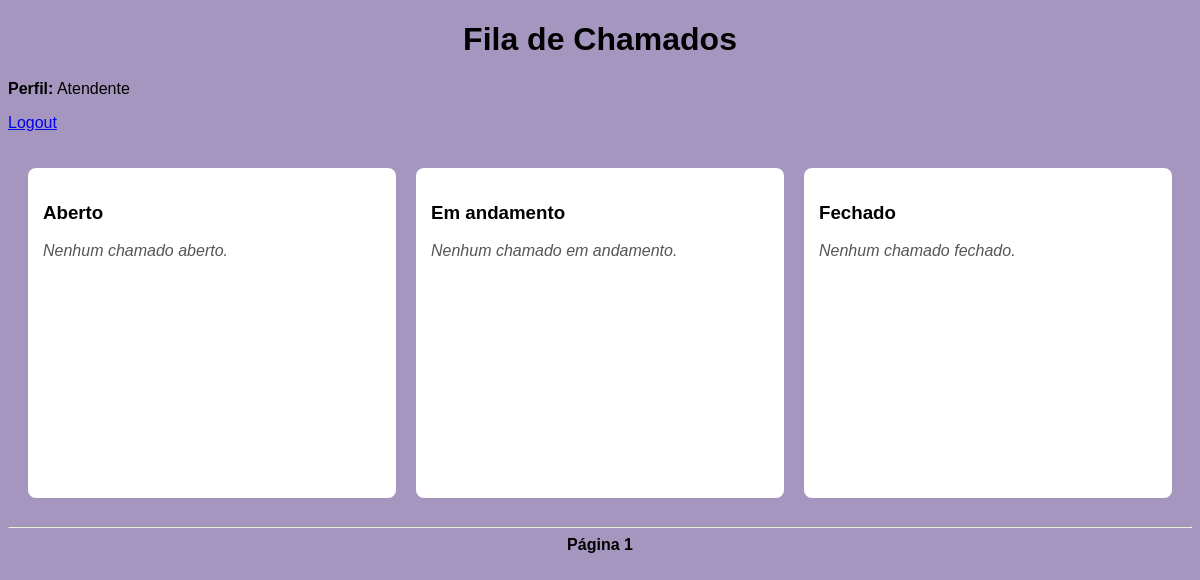
The app's page /fila (signed in), older data.
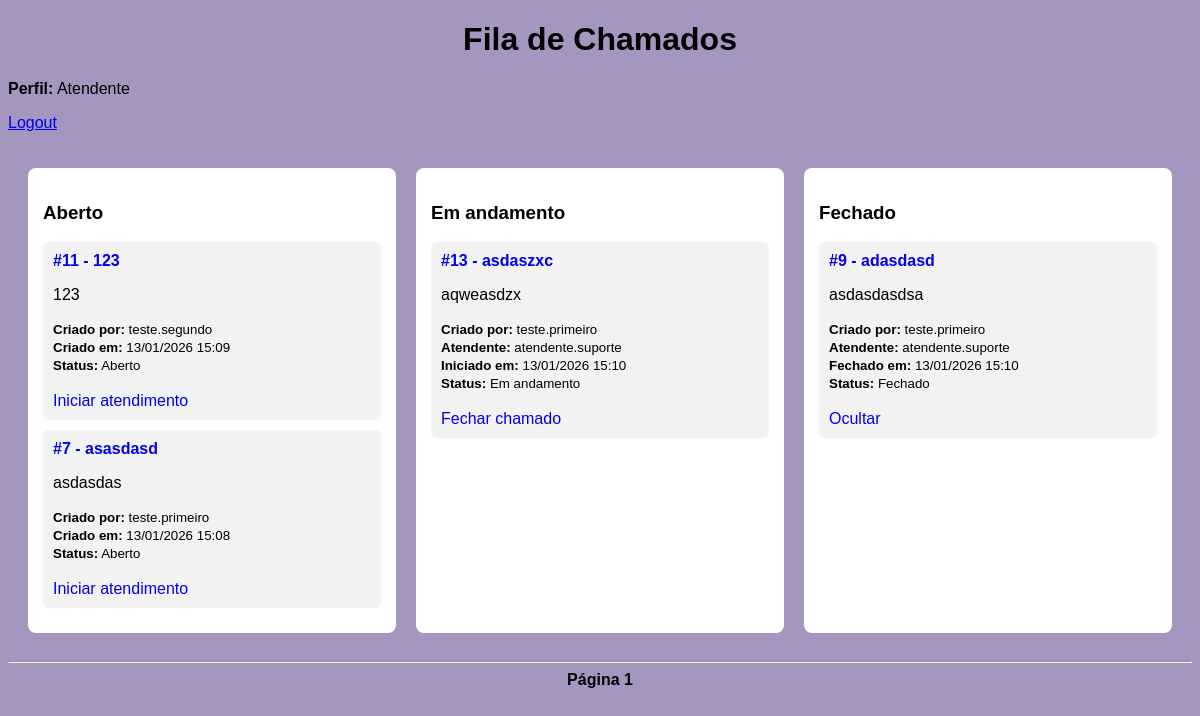
The same page, newer data.
### tables this page shows
CREATE TABLE tickets (
    id INTEGER PRIMARY KEY AUTOINCREMENT, -- ID único do chamado (auto incremento)

    titulo TEXT NOT NULL,                 -- Título do chamado
    descricao TEXT NOT NULL,              -- Descrição do problema

    status TEXT NOT NULL,                 -- Status do ticket: Aberto | Em andamento | Fechado

    user_id INTEGER NOT NULL,             -- ID do usuário que criou o chamado

    attendant_id INTEGER,                 -- ID do atendente responsável (pode ser NULL)

    created_at TEXT NOT NULL,             -- Data/hora de criação do chamado

    started_at TEXT,                      -- Data/hora de início do atendimento (pode ser NULL)
    closed_at TEXT,                       -- Data/hora de fechamento (pode ser NULL)

    is_hidden INTEGER NOT NULL,           -- 0 = visível | 1 = oculto (soft delete)

    hidden_by INTEGER,                    -- ID de quem ocultou (atendente/admin)
    hidden_at TEXT                        -- Data/hora que foi ocultado
);

CREATE TABLE users (
    id INTEGER PRIMARY KEY AUTOINCREMENT,
    username TEXT NOT NULL UNIQUE,
    email TEXT,
    senha TEXT NOT NULL,
    is_admin INTEGER NOT NULL
);

### app.py (the view)
@app.route('/fila')
def fila():
    if 'user_id' not in session:
        return redirect(url_for('login'))
    if session.get('nivel') != 1:
        return redirect(url_for('dashboard'))
    page = int(request.args.get('page', 1))
    offset = (page - 1) * PER_PAGE
    conn = get_db_connection()
    cursor = conn.cursor()
    cursor.execute("""
        SELECT COUNT(*)
        FROM tickets
        WHERE is_hidden = 0
          AND (
                status = 'Aberto'
                OR attendant_id = ?
              )
    """, (session['user_id'],))
    total = cursor.fetchone()[0]
    cursor.execute("""
        SELECT
            tickets.id,
            tickets.titulo,
            tickets.descricao,
            tickets.status,
            tickets.created_at,
            tickets.started_at,
            tickets.closed_at,
            tickets.is_hidden,
            creator.username,
            attendant.username,
            hider.username,
            tickets.hidden_at
        FROM tickets
        JOIN users AS creator ON tickets.user_id = creator.id
        LEFT JOIN users AS attendant ON tickets.attendant_id = attendant.id
        LEFT JOIN users AS hider ON tickets.hidden_by = hider.id
        WHERE tickets.is_hidden = 0
          AND (
                tickets.status = 'Aberto'
                OR tickets.attendant_id = ?
              )
        ORDER BY tickets.id DESC
        LIMIT ? OFFSET ?
    """, (session['user_id'], PER_PAGE, offset))
    tickets = cursor.fetchall()
    conn.close()
    abertos = [t for t in tickets if t[3] == 'Aberto']
    andamento = [t for t in tickets if t[3] == 'Em andamento']
    fechados = [t for t in tickets if t[3] == 'Fechado']
    has_prev = page > 1
    has_next = (offset + PER_PAGE) < total
    return render_template(
        'fila_kanban.html',
        abertos=abertos,
        andamento=andamento,
        fechados=fechados,
        page=page,
        has_prev=has_prev,
        has_next=has_next
    )

### app.py (called while the page is built)
def get_db_connection():
    conn = sqlite3.connect('database.db')
    return conn

### templates/fila_kanban.html (shortened to what this page needs)
<!DOCTYPE html>
<html lang="pt-br">
<head>
    <link rel="stylesheet" href="{{ url_for('static', filename='style.css') }}">
</head>
<body>
<h1>Fila de Chamados</h1>
{% if session.get('nivel') == 2 %}
    <p><strong>Perfil:</strong> Administrador</p>
{% else %}
    <p><strong>Perfil:</strong> Atendente</p>
{% endif %}
<p>
    <a href="{{ url_for('logout') }}">Logout</a>
</p>
<div class="kanban">
    <div class="coluna">
        <h3>Aberto</h3>
        {% for t in abertos %}
            <div class="card">
                <strong>
                    <a href="{{ url_for('ticket_detail', ticket_id=t[0]) }}">
                        #{{ t[0] }} - {{ t[1] }}
                    </a>
                </strong>
                <p>{{ t[2] }}</p>
                <small>
                    <strong>Criado por:</strong> {{ t[8] }}<br>
                    <strong>Criado em:</strong> {{ t[4] }}<br>
                    <strong>Status:</strong> {{ t[3] }}
                </small>
                <br><br>
                <a href="{{ url_for('start_ticket', ticket_id=t[0]) }}">
                    Iniciar atendimento
                </a>
            </div>
        {% else %}
            <p class="vazio">Nenhum chamado aberto.</p>
        {% endfor %}
    </div>
    <div class="coluna">
        <h3>Em andamento</h3>
        {% for t in andamento %}
            <div class="card">
                <strong>
                    <a href="{{ url_for('ticket_detail', ticket_id=t[0]) }}">
                        #{{ t[0] }} - {{ t[1] }}
                    </a>
                </strong>
                <p>{{ t[2] }}</p>
                <small>
                    <strong>Criado por:</strong> {{ t[8] }}<br>
                    <strong>Atendente:</strong> {{ t[9] or "—" }}<br>
                    <strong>Iniciado em:</strong> {{ t[5] or "—" }}<br>
                    <strong>Status:</strong> {{ t[3] }}
                </small>
                <br><br>
                <a href="{{ url_for('close_ticket', ticket_id=t[0]) }}">
                    Fechar chamado
                </a>
            </div>
        {% else %}
            <p class="vazio">Nenhum chamado em andamento.</p>
        {% endfor %}
    </div>
    <div class="coluna">
        <h3>Fechado</h3>
        {% for t in fechados %}
            <div class="card">
                <strong>
                    <a href="{{ url_for('ticket_detail', ticket_id=t[0]) }}">
                        #{{ t[0] }} - {{ t[1] }}
                    </a>
                </strong>
                <p>{{ t[2] }}</p>
                <small>
                    <strong>Criado por:</strong> {{ t[8] }}<br>
                    <strong>Atendente:</strong> {{ t[9] or "—" }}<br>
                    <strong>Fechado em:</strong> {{ t[6] or "—" }}<br>
                    <strong>Status:</strong> {{ t[3] }}
                </small>
                <br><br>
                {% if t[3] == 'Fechado' %}
                    <a href="{{ url_for('hide_ticket', ticket_id=t[0]) }}"
                       onclick="return confirm('Deseja ocultar este chamado?');">
                        Ocultar
                    </a>
                {% endif %}
            </div>
        {% else %}
            <p class="vazio">Nenhum chamado fechado.</p>
        {% endfor %}
    </div>
</div>
<hr>
<div style="text-align: center;">
    <strong style="margin: 0 10px;">Página {{ page }}</strong>
</div>
</body>
</html>

Row changes from the older to the newer data that the page shows:
added tickets: id "11", titulo "123", descricao "123", username "teste.segundo", created_at "13/01/2026 15:09", status "Aberto"
added tickets: id "7", titulo "asasdasd", descricao "asdasdas", username "teste.primeiro", created_at "13/01/2026 15:08", status "Aberto"
added tickets: id "13", titulo "asdaszxc", descricao "aqweasdzx", username "teste.primeiro", username "atendente.suporte", started_at "13/01/2026 15:10", status "Em andamento"
added tickets: id "9", titulo "adasdasd", descricao "asdasdasdsa", username "teste.primeiro", username "atendente.suporte", closed_at "13/01/2026 15:10", status "Fechado"
Text that changed along with them:
text no longer shown: "Nenhum chamado aberto. Nenhum chamado em andamento. Nenhum chamado fechado."
